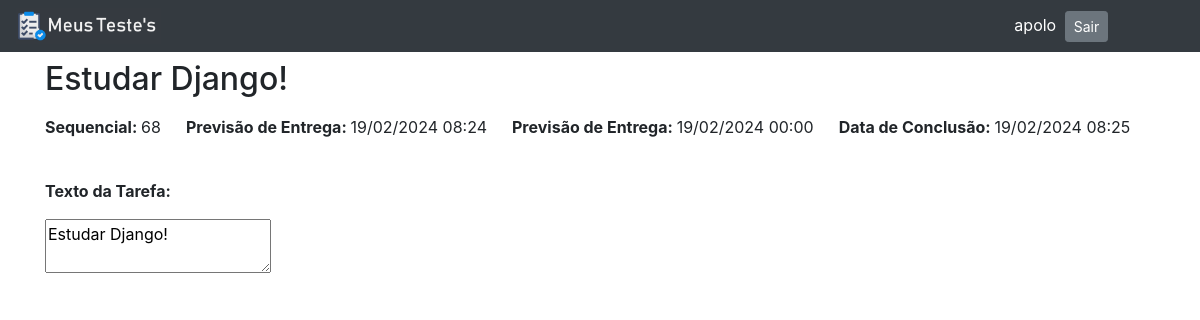
Screenshot of /task/68/ (signed in) with the database file from the repository.
### tasks/models.py (models this page shows, shortened)
class Task(models.Model):
    usuario = models.ForeignKey(User, on_delete=models.PROTECT, blank=True)
    text_description=models.CharField(max_length=100)
    date_register=models.DateTimeField(auto_now_add=True)
    date_delivery=models.DateTimeField()
    date_complete=models.DateTimeField(null=True, blank=True)
    class Meta:
        ordering = ['date_delivery']

### tasks/views.py (the view)
# urls.py: path('task/<int:pk>/', views.Task.as_view(), name='Taskk'),
class Task(LoginRequiredMixin, generic.DetailView):
    model=models.Task
    context_object_name='task'
    template_name='tasks/task.html'

### templates/tasks/task.html (shortened to what this page needs)
{% extends 'base.html' %}
{% block h2 %}{{ task.text_description }}{% endblock %}
{% block main %}
    <div class="div mt-3">
        <p>
            <strong>Sequencial: </strong>{{ task.pk }}
            <strong>Previsão de Entrega: </strong>{{ task.date_register|date:"SHORT_DATETIME_FORMAT" }}
            <strong>Previsão de Entrega: </strong>{{ task.date_delivery|date:"SHORT_DATETIME_FORMAT" }}
            <strong>Data de Conclusão: </strong>{{ task.date_complete|date:"SHORT_DATETIME_FORMAT"|default:"-" }}
        </p><br>
        <p><Strong>Texto da Tarefa: </Strong></p>
        <textarea>{{ task.text_description }}</textarea>
    </div>
{% endblock %}

### templates/base.html (shortened to what this page needs)
{% load static %}
<!DOCTYPE html>
<html lang="pt-br">
    <head>
        <link rel="stylesheet" href="https://stackpath.bootstrapcdn.com/bootstrap/4.1.3/css/bootstrap.min.css">
    </head>
    <body>
        <nav class="navbar navbar-dark bg-dark row text-white">
            <div class="col-sm-10">
                <a href="{% url 'tasks:Index' %}">
                    <img src="{% static 'tasks/img/meustestes.jpg' %}" alt="logo" width="15%">
                </a>
            </div>
                {% if request.user.is_authenticated %}
            <div class="col-sm-2">
                <form method="post" action="{% url 'logout' %}">{% csrf_token %}
                        {{ request.user }}
                        <input type="submit" class="btn btn-sm btn-secondary ml-1" value="Sair">
                </form>
                {% endif %}
            </div>
        </nav>
        <main class="container mt-2">
            <h2>{% block h2 %}{% endblock %}</h2>
            {% block main %}{% endblock %}
        </main>
    </body>
</html>

### rows the page displays
Task: text_description "Estudar Django!", pk "68", date_register "19/02/2024 08:24", date_delivery "19/02/2024 00:00", date_complete "19/02/2024 08:25"

### other values shown
{{ request.user }} "apolo"
